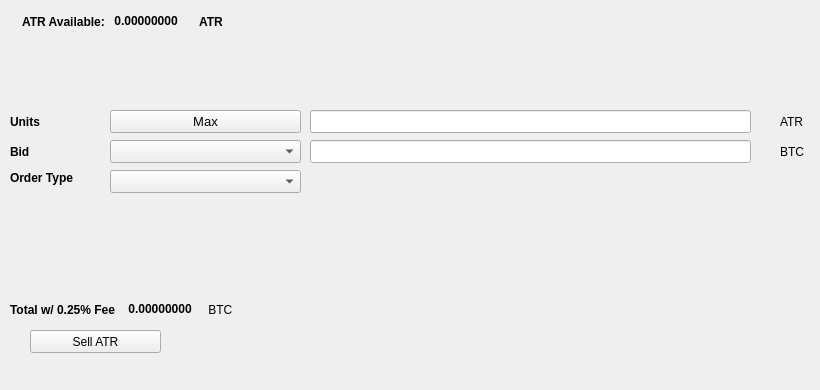
   <widget class="QWidget" name="SellTab">
    <attribute name="title">
     <string>Sell</string>
    </attribute>
    <widget class="QLabel" name="label_16">
     <property name="geometry">
      <rect>
       <x>780</x>
       <y>140</y>
       <width>31</width>
       <height>23</height>
      </rect>
     </property>
     <property name="text">
      <string>BTC</string>
     </property>
    </widget>
    <widget class="QComboBox" name="SellBidcomboBox">
     <property name="geometry">
      <rect>
       <x>110</x>
       <y>140</y>
       <width>191</width>
       <height>23</height>
      </rect>
     </property>
     <property name="font">
      <font>
       <pointsize>10</pointsize>
      </font>
     </property>
    </widget>
    <widget class="QLabel" name="label_18">
     <property name="geometry">
      <rect>
       <x>10</x>
       <y>110</y>
       <width>46</width>
       <height>23</height>
      </rect>
     </property>
     <property name="font">
      <font>
       <weight>75</weight>
       <bold>true</bold>
      </font>
     </property>
     <property name="text">
      <string>Units</string>
     </property>
    </widget>
    <widget class="QPushButton" name="Sell_Max_Amount">
     <property name="geometry">
      <rect>
       <x>110</x>
       <y>110</y>
       <width>191</width>
       <height>23</height>
      </rect>
     </property>
     <property name="font">
      <font>
       <pointsize>10</pointsize>
      </font>
     </property>
     <property name="text">
      <string>Max</string>
     </property>
    </widget>
    <widget class="QLabel" name="label_20">
     <property name="geometry">
      <rect>
       <x>10</x>
       <y>170</y>
       <width>91</width>
       <height>16</height>
      </rect>
     </property>
     <property name="font">
      <font>
       <weight>75</weight>
       <bold>true</bold>
      </font>
     </property>
     <property name="text">
      <string>Order Type</string>
     </property>
    </widget>
    <widget class="QComboBox" name="SellOrdertypeCombo">
     <property name="geometry">
      <rect>
       <x>110</x>
       <y>170</y>
       <width>191</width>
       <height>23</height>
      </rect>
     </property>
     <property name="font">
      <font>
       <pointsize>10</pointsize>
      </font>
     </property>
    </widget>
    <widget class="QLabel" name="label_21">
     <property name="geometry">
      <rect>
       <x>10</x>
       <y>140</y>
       <width>46</width>
       <height>23</height>
      </rect>
     </property>
     <property name="font">
      <font>
       <weight>75</weight>
       <bold>true</bold>
      </font>
     </property>
     <property name="text">
      <string>Bid</string>
     </property>
    </widget>
    <widget class="QLabel" name="label_22">
     <property name="geometry">
      <rect>
       <x>780</x>
       <y>110</y>
       <width>31</width>
       <height>23</height>
      </rect>
     </property>
     <property name="text">
      <string>ATR</string>
     </property>
    </widget>
    <widget class="QLineEdit" name="UnitsInputATR">
     <property name="geometry">
      <rect>
       <x>310</x>
       <y>110</y>
       <width>441</width>
       <height>23</height>
      </rect>
     </property>
     <property name="font">
      <font>
       <pointsize>9</pointsize>
       <weight>75</weight>
       <bold>true</bold>
      </font>
     </property>
    </widget>
    <widget class="QLineEdit" name="SellBidPriceEdit">
     <property name="geometry">
      <rect>
       <x>310</x>
       <y>140</y>
       <width>441</width>
       <height>23</height>
      </rect>
     </property>
     <property name="font">
      <font>
       <pointsize>9</pointsize>
       <weight>75</weight>
       <bold>true</bold>
      </font>
     </property>
    </widget>
    <widget class="QPushButton" name="SellATRBTN">
     <property name="geometry">
      <rect>
       <x>30</x>
       <y>330</y>
       <width>131</width>
       <height>23</height>
      </rect>
     </property>
     <property name="text">
      <string>Sell ATR</string>
     </property>
     <property name="icon">
      <iconset resource="../Altair">
       <normaloff>:/icons/bitcoin</normaloff>:/icons/bitcoin</iconset>
     </property>
    </widget>
    <widget class="QWidget" name="layoutWidget3">
     <property name="geometry">
      <rect>
       <x>22</x>
       <y>12</y>
       <width>258</width>
       <height>19</height>
      </rect>
     </property>
     <layout class="QHBoxLayout" name="horizontalLayout">
      <item>
       <widget class="QLabel" name="label232_2">
        <property name="font">
         <font>
          <weight>75</weight>
          <bold>true</bold>
         </font>
        </property>
        <property name="text">
         <string>ATR Available:</string>
        </property>
       </widget>
      </item>
      <item>
       <widget class="QLabel" name="ATRAvailableLabel">
        <property name="palette">
         <palette>
          <active>
           <colorrole role="WindowText">
            <brush brushstyle="SolidPattern">
             <color alpha="255">
              <red>0</red>
              <green>0</green>
              <blue>0</blue>
             </color>
            </brush>
           </colorrole>
           <colorrole role="Button">
            <brush brushstyle="SolidPattern">
             <color alpha="255">
              <red>0</red>
              <green>170</green>
              <blue>0</blue>
             </color>
            </brush>
           </colorrole>
           <colorrole role="Light">
            <brush brushstyle="SolidPattern">
             <color alpha="255">
              <red>0</red>
              <green>255</green>
              <blue>0</blue>
             </color>
            </brush>
           </colorrole>
           <colorrole role="Midlight">
            <brush brushstyle="SolidPattern">
             <color alpha="255">
              <red>0</red>
              <green>212</green>
              <blue>0</blue>
             </color>
            </brush>
           </colorrole>
           <colorrole role="Dark">
            <brush brushstyle="SolidPattern">
             <color alpha="255">
              <red>0</red>
              <green>85</green>
              <blue>0</blue>
             </color>
            </brush>
           </colorrole>
           <colorrole role="Mid">
            <brush brushstyle="SolidPattern">
             <color alpha="255">
              <red>0</red>
              <green>113</green>
              <blue>0</blue>
             </color>
            </brush>
           </colorrole>
           <colorrole role="Text">
            <brush brushstyle="SolidPattern">
             <color alpha="255">
              <red>0</red>
              <green>170</green>
              <blue>0</blue>
             </color>
            </brush>
           </colorrole>
           <colorrole role="BrightText">
            <brush brushstyle="SolidPattern">
             <color alpha="255">
              <red>255</red>
              <green>255</green>
              <blue>255</blue>
             </color>
            </brush>
           </colorrole>
           <colorrole role="ButtonText">
            <brush brushstyle="SolidPattern">
             <color alpha="255">
              <red>0</red>
              <green>0</green>
              <blue>0</blue>
             </color>
            </brush>
           </colorrole>
           <colorrole role="Base">
            <brush brushstyle="SolidPattern">
             <color alpha="255">
              <red>255</red>
              <green>255</green>
              <blue>255</blue>
             </color>
            </brush>
           </colorrole>
           <colorrole role="Window">
            <brush brushstyle="SolidPattern">
             <color alpha="255">
              <red>0</red>
              <green>170</green>
              <blue>0</blue>
             </color>
            </brush>
           </colorrole>
           <colorrole role="Shadow">
            <brush brushstyle="SolidPattern">
             <color alpha="255">
              <red>0</red>
              <green>0</green>
              <blue>0</blue>
             </color>
            </brush>
           </colorrole>
           <colorrole role="AlternateBase">
            <brush brushstyle="SolidPattern">
             <color alpha="255">
              <red>127</red>
              <green>212</green>
              <blue>127</blue>
             </color>
            </brush>
           </colorrole>
           <colorrole role="ToolTipBase">
            <brush brushstyle="SolidPattern">
             <color alpha="255">
              <red>255</red>
              <green>255</green>
              <blue>220</blue>
             </color>
            </brush>
           </colorrole>
           <colorrole role="ToolTipText">
            <brush brushstyle="SolidPattern">
             <color alpha="255">
              <red>0</red>
              <green>0</green>
              <blue>0</blue>
             </color>
            </brush>
           </colorrole>
          </active>
          <inactive>
           <colorrole role="WindowText">
            <brush brushstyle="SolidPattern">
             <color alpha="255">
              <red>0</red>
              <green>0</green>
              <blue>0</blue>
             </color>
            </brush>
           </colorrole>
           <colorrole role="Button">
            <brush brushstyle="SolidPattern">
             <color alpha="255">
              <red>0</red>
              <green>170</green>
              <blue>0</blue>
             </color>
            </brush>
           </colorrole>
           <colorrole role="Light">
            <brush brushstyle="SolidPattern">
             <color alpha="255">
              <red>0</red>
              <green>255</green>
              <blue>0</blue>
             </color>
            </brush>
           </colorrole>
           <colorrole role="Midlight">
            <brush brushstyle="SolidPattern">
             <color alpha="255">
              <red>0</red>
              <green>212</green>
              <blue>0</blue>
             </color>
            </brush>
           </colorrole>
           <colorrole role="Dark">
            <brush brushstyle="SolidPattern">
             <color alpha="255">
              <red>0</red>
              <green>85</green>
              <blue>0</blue>
             </color>
            </brush>
           </colorrole>
           <colorrole role="Mid">
            <brush brushstyle="SolidPattern">
             <color alpha="255">
              <red>0</red>
              <green>113</green>
              <blue>0</blue>
             </color>
            </brush>
           </colorrole>
           <colorrole role="Text">
            <brush brushstyle="SolidPattern">
             <color alpha="255">
              <red>0</red>
              <green>170</green>
              <blue>0</blue>
             </color>
            </brush>
           </colorrole>
           <colorrole role="BrightText">
            <brush brushstyle="SolidPattern">
             <color alpha="255">
              <red>255</red>
              <green>255</green>
              <blue>255</blue>
             </color>
            </brush>
           </colorrole>
           <colorrole role="ButtonText">
            <brush brushstyle="SolidPattern">
             <color alpha="255">
              <red>0</red>
              <green>0</green>
              <blue>0</blue>
             </color>
            </brush>
           </colorrole>
           <colorrole role="Base">
            <brush brushstyle="SolidPattern">
             <color alpha="255">
              <red>255</red>
              <green>255</green>
              <blue>255</blue>
             </color>
            </brush>
           </colorrole>
           <colorrole role="Window">
            <brush brushstyle="SolidPattern">
             <color alpha="255">
              <red>0</red>
              <green>170</green>
              <blue>0</blue>
             </color>
            </brush>
           </colorrole>
           <colorrole role="Shadow">
            <brush brushstyle="SolidPattern">
             <color alpha="255">
              <red>0</red>
              <green>0</green>
              <blue>0</blue>
             </color>
            </brush>
           </colorrole>
           <colorrole role="AlternateBase">
            <brush brushstyle="SolidPattern">
             <color alpha="255">
              <red>127</red>
              <green>212</green>
              <blue>127</blue>
             </color>
            </brush>
           </colorrole>
           <colorrole role="ToolTipBase">
            <brush brushstyle="SolidPattern">
             <color alpha="255">
              <red>255</red>
              <green>255</green>
              <blue>220</blue>
             </color>
            </brush>
           </colorrole>
           <colorrole role="ToolTipText">
            <brush brushstyle="SolidPattern">
             <color alpha="255">
              <red>0</red>
              <green>0</green>
              <blue>0</blue>
             </color>
            </brush>
           </colorrole>
          </inactive>
          <disabled>
           <colorrole role="WindowText">
            <brush brushstyle="SolidPattern">
             <color alpha="255">
              <red>0</red>
              <green>85</green>
              <blue>0</blue>
             </color>
            </brush>
           </colorrole>
           <colorrole role="Button">
            <brush brushstyle="SolidPattern">
             <color alpha="255">
              <red>0</red>
              <green>170</green>
              <blue>0</blue>
             </color>
            </brush>
           </colorrole>
           <colorrole role="Light">
            <brush brushstyle="SolidPattern">
             <color alpha="255">
              <red>0</red>
              <green>255</green>
              <blue>0</blue>
             </color>
            </brush>
           </colorrole>
           <colorrole role="Midlight">
            <brush brushstyle="SolidPattern">
             <color alpha="255">
              <red>0</red>
              <green>212</green>
              <blue>0</blue>
             </color>
            </brush>
           </colorrole>
           <colorrole role="Dark">
            <brush brushstyle="SolidPattern">
             <color alpha="255">
              <red>0</red>
              <green>85</green>
              <blue>0</blue>
             </color>
            </brush>
           </colorrole>
           <colorrole role="Mid">
            <brush brushstyle="SolidPattern">
             <color alpha="255">
              <red>0</red>
              <green>113</green>
              <blue>0</blue>
             </color>
            </brush>
           </colorrole>
           <colorrole role="Text">
            <brush brushstyle="SolidPattern">
             <color alpha="255">
              <red>0</red>
              <green>85</green>
              <blue>0</blue>
             </color>
            </brush>
           </colorrole>
           <colorrole role="BrightText">
            <brush brushstyle="SolidPattern">
             <color alpha="255">
              <red>255</red>
              <green>255</green>
              <blue>255</blue>
             </color>
            </brush>
           </colorrole>
           <colorrole role="ButtonText">
            <brush brushstyle="SolidPattern">
             <color alpha="255">
              <red>0</red>
              <green>85</green>
              <blue>0</blue>
             </color>
            </brush>
           </colorrole>
           <colorrole role="Base">
            <brush brushstyle="SolidPattern">
             <color alpha="255">
              <red>0</red>
              <green>170</green>
              <blue>0</blue>
             </color>
            </brush>
           </colorrole>
           <colorrole role="Window">
            <brush brushstyle="SolidPattern">
             <color alpha="255">
              <red>0</red>
              <green>170</green>
              <blue>0</blue>
             </color>
            </brush>
           </colorrole>
           <colorrole role="Shadow">
            <brush brushstyle="SolidPattern">
             <color alpha="255">
              <red>0</red>
              <green>0</green>
              <blue>0</blue>
             </color>
            </brush>
           </colorrole>
           <colorrole role="AlternateBase">
            <brush brushstyle="SolidPattern">
             <color alpha="255">
              <red>0</red>
              <green>170</green>
              <blue>0</blue>
             </color>
            </brush>
           </colorrole>
           <colorrole role="ToolTipBase">
            <brush brushstyle="SolidPattern">
             <color alpha="255">
              <red>255</red>
              <green>255</green>
              <blue>220</blue>
             </color>
            </brush>
           </colorrole>
           <colorrole role="ToolTipText">
            <brush brushstyle="SolidPattern">
             <color alpha="255">
              <red>0</red>
              <green>0</green>
              <blue>0</blue>
             </color>
            </brush>
           </colorrole>
          </disabled>
         </palette>
        </property>
        <property name="font">
         <font>
          <weight>75</weight>
          <bold>true</bold>
         </font>
        </property>
        <property name="text">
         <string> 0.00000000 </string>
        </property>
        <property name="textInteractionFlags">
         <set>Qt::LinksAccessibleByMouse|Qt::TextSelectableByKeyboard|Qt::TextSelectableByMouse</set>
        </property>
       </widget>
      </item>
      <item>
       <widget class="QLabel" name="labelATR">
        <property name="font">
         <font>
          <weight>75</weight>
          <bold>true</bold>
         </font>
        </property>
        <property name="text">
         <string>ATR</string>
        </property>
       </widget>
      </item>
     </layout>
    </widget>
    <widget class="QWidget" name="layoutWidget">
     <property name="geometry">
      <rect>
       <x>10</x>
       <y>300</y>
       <width>268</width>
       <height>19</height>
      </rect>
     </property>
     <layout class="QHBoxLayout" name="horizontalLayout_2">
      <item>
       <widget class="QLabel" name="label_19">
        <property name="font">
         <font>
          <weight>75</weight>
          <bold>true</bold>
         </font>
        </property>
        <property name="text">
         <string>Total w/ 0.25% Fee </string>
        </property>
       </widget>
      </item>
      <item>
       <widget class="QLabel" name="SellCostLabel">
        <property name="palette">
         <palette>
          <active>
           <colorrole role="WindowText">
            <brush brushstyle="SolidPattern">
             <color alpha="255">
              <red>0</red>
              <green>0</green>
              <blue>0</blue>
             </color>
            </brush>
           </colorrole>
           <colorrole role="Button">
            <brush brushstyle="SolidPattern">
             <color alpha="255">
              <red>0</red>
              <green>170</green>
              <blue>0</blue>
             </color>
            </brush>
           </colorrole>
           <colorrole role="Light">
            <brush brushstyle="SolidPattern">
             <color alpha="255">
              <red>0</red>
              <green>255</green>
              <blue>0</blue>
             </color>
            </brush>
           </colorrole>
           <colorrole role="Midlight">
            <brush brushstyle="SolidPattern">
             <color alpha="255">
              <red>0</red>
              <green>212</green>
              <blue>0</blue>
             </color>
            </brush>
           </colorrole>
           <colorrole role="Dark">
            <brush brushstyle="SolidPattern">
             <color alpha="255">
              <red>0</red>
              <green>85</green>
              <blue>0</blue>
             </color>
            </brush>
           </colorrole>
           <colorrole role="Mid">
            <brush brushstyle="SolidPattern">
             <color alpha="255">
              <red>0</red>
              <green>113</green>
              <blue>0</blue>
             </color>
            </brush>
           </colorrole>
           <colorrole role="Text">
            <brush brushstyle="SolidPattern">
             <color alpha="255">
              <red>0</red>
              <green>170</green>
              <blue>0</blue>
             </color>
            </brush>
           </colorrole>
           <colorrole role="BrightText">
            <brush brushstyle="SolidPattern">
             <color alpha="255">
              <red>255</red>
              <green>255</green>
              <blue>255</blue>
             </color>
            </brush>
           </colorrole>
           <colorrole role="ButtonText">
            <brush brushstyle="SolidPattern">
             <color alpha="255">
              <red>0</red>
              <green>0</green>
              <blue>0</blue>
             </color>
            </brush>
           </colorrole>
           <colorrole role="Base">
            <brush brushstyle="SolidPattern">
             <color alpha="255">
              <red>255</red>
              <green>255</green>
              <blue>255</blue>
             </color>
            </brush>
           </colorrole>
           <colorrole role="Window">
            <brush brushstyle="SolidPattern">
             <color alpha="255">
              <red>0</red>
              <green>170</green>
              <blue>0</blue>
             </color>
            </brush>
           </colorrole>
           <colorrole role="Shadow">
            <brush brushstyle="SolidPattern">
             <color alpha="255">
              <red>0</red>
              <green>0</green>
              <blue>0</blue>
             </color>
            </brush>
           </colorrole>
           <colorrole role="AlternateBase">
            <brush brushstyle="SolidPattern">
             <color alpha="255">
              <red>127</red>
              <green>212</green>
              <blue>127</blue>
             </color>
            </brush>
           </colorrole>
           <colorrole role="ToolTipBase">
            <brush brushstyle="SolidPattern">
             <color alpha="255">
              <red>255</red>
              <green>255</green>
              <blue>220</blue>
             </color>
            </brush>
           </colorrole>
           <colorrole role="ToolTipText">
            <brush brushstyle="SolidPattern">
             <color alpha="255">
              <red>0</red>
              <green>0</green>
              <blue>0</blue>
             </color>
            </brush>
           </colorrole>
          </active>
          <inactive>
           <colorrole role="WindowText">
            <brush brushstyle="SolidPattern">
             <color alpha="255">
              <red>0</red>
              <green>0</green>
              <blue>0</blue>
             </color>
            </brush>
           </colorrole>
           <colorrole role="Button">
            <brush brushstyle="SolidPattern">
             <color alpha="255">
              <red>0</red>
              <green>170</green>
              <blue>0</blue>
             </color>
            </brush>
           </colorrole>
           <colorrole role="Light">
            <brush brushstyle="SolidPattern">
             <color alpha="255">
              <red>0</red>
              <green>255</green>
              <blue>0</blue>
             </color>
            </brush>
           </colorrole>
           <colorrole role="Midlight">
            <brush brushstyle="SolidPattern">
             <color alpha="255">
              <red>0</red>
              <green>212</green>
              <blue>0</blue>
             </color>
            </brush>
           </colorrole>
           <colorrole role="Dark">
            <brush brushstyle="SolidPattern">
             <color alpha="255">
              <red>0</red>
              <green>85</green>
              <blue>0</blue>
             </color>
            </brush>
           </colorrole>
           <colorrole role="Mid">
            <brush brushstyle="SolidPattern">
             <color alpha="255">
              <red>0</red>
              <green>113</green>
              <blue>0</blue>
             </color>
            </brush>
           </colorrole>
           <colorrole role="Text">
            <brush brushstyle="SolidPattern">
             <color alpha="255">
              <red>0</red>
              <green>170</green>
              <blue>0</blue>
             </color>
            </brush>
           </colorrole>
           <colorrole role="BrightText">
            <brush brushstyle="SolidPattern">
             <color alpha="255">
              <red>255</red>
              <green>255</green>
              <blue>255</blue>
             </color>
            </brush>
           </colorrole>
           <colorrole role="ButtonText">
            <brush brushstyle="SolidPattern">
             <color alpha="255">
              <red>0</red>
              <green>0</green>
              <blue>0</blue>
             </color>
            </brush>
           </colorrole>
           <colorrole role="Base">
            <brush brushstyle="SolidPattern">
             <color alpha="255">
              <red>255</red>
              <green>255</green>
              <blue>255</blue>
             </color>
            </brush>
           </colorrole>
           <colorrole role="Window">
            <brush brushstyle="SolidPattern">
             <color alpha="255">
              <red>0</red>
              <green>170</green>
              <blue>0</blue>
             </color>
            </brush>
           </colorrole>
           <colorrole role="Shadow">
            <brush brushstyle="SolidPattern">
             <color alpha="255">
              <red>0</red>
              <green>0</green>
              <blue>0</blue>
             </color>
            </brush>
           </colorrole>
           <colorrole role="AlternateBase">
            <brush brushstyle="SolidPattern">
             <color alpha="255">
              <red>127</red>
              <green>212</green>
              <blue>127</blue>
             </color>
            </brush>
           </colorrole>
           <colorrole role="ToolTipBase">
            <brush brushstyle="SolidPattern">
             <color alpha="255">
              <red>255</red>
              <green>255</green>
              <blue>220</blue>
             </color>
            </brush>
           </colorrole>
           <colorrole role="ToolTipText">
            <brush brushstyle="SolidPattern">
             <color alpha="255">
              <red>0</red>
              <green>0</green>
              <blue>0</blue>
             </color>
            </brush>
           </colorrole>
          </inactive>
          <disabled>
           <colorrole role="WindowText">
            <brush brushstyle="SolidPattern">
             <color alpha="255">
              <red>0</red>
              <green>85</green>
              <blue>0</blue>
             </color>
            </brush>
           </colorrole>
           <colorrole role="Button">
            <brush brushstyle="SolidPattern">
             <color alpha="255">
              <red>0</red>
              <green>170</green>
              <blue>0</blue>
             </color>
            </brush>
           </colorrole>
           <colorrole role="Light">
            <brush brushstyle="SolidPattern">
             <color alpha="255">
              <red>0</red>
              <green>255</green>
              <blue>0</blue>
             </color>
            </brush>
           </colorrole>
           <colorrole role="Midlight">
            <brush brushstyle="SolidPattern">
             <color alpha="255">
              <red>0</red>
              <green>212</green>
              <blue>0</blue>
             </color>
            </brush>
           </colorrole>
           <colorrole role="Dark">
            <brush brushstyle="SolidPattern">
             <color alpha="255">
              <red>0</red>
              <green>85</green>
              <blue>0</blue>
             </color>
            </brush>
           </colorrole>
           <colorrole role="Mid">
            <brush brushstyle="SolidPattern">
             <color alpha="255">
              <red>0</red>
              <green>113</green>
              <blue>0</blue>
             </color>
            </brush>
           </colorrole>
           <colorrole role="Text">
            <brush brushstyle="SolidPattern">
             <color alpha="255">
              <red>0</red>
              <green>85</green>
              <blue>0</blue>
             </color>
            </brush>
           </colorrole>
           <colorrole role="BrightText">
            <brush brushstyle="SolidPattern">
             <color alpha="255">
              <red>255</red>
              <green>255</green>
              <blue>255</blue>
             </color>
            </brush>
           </colorrole>
           <colorrole role="ButtonText">
            <brush brushstyle="SolidPattern">
             <color alpha="255">
              <red>0</red>
              <green>85</green>
              <blue>0</blue>
             </color>
            </brush>
           </colorrole>
           <colorrole role="Base">
            <brush brushstyle="SolidPattern">
             <color alpha="255">
              <red>0</red>
              <green>170</green>
              <blue>0</blue>
             </color>
            </brush>
           </colorrole>
           <colorrole role="Window">
            <brush brushstyle="SolidPattern">
             <color alpha="255">
              <red>0</red>
              <green>170</green>
              <blue>0</blue>
             </color>
            </brush>
           </colorrole>
           <colorrole role="Shadow">
            <brush brushstyle="SolidPattern">
             <color alpha="255">
              <red>0</red>
              <green>0</green>
              <blue>0</blue>
             </color>
            </brush>
           </colorrole>
           <colorrole role="AlternateBase">
            <brush brushstyle="SolidPattern">
             <color alpha="255">
              <red>0</red>
              <green>170</green>
              <blue>0</blue>
             </color>
            </brush>
           </colorrole>
           <colorrole role="ToolTipBase">
            <brush brushstyle="SolidPattern">
             <color alpha="255">
              <red>255</red>
              <green>255</green>
              <blue>220</blue>
             </color>
            </brush>
           </colorrole>
           <colorrole role="ToolTipText">
            <brush brushstyle="SolidPattern">
             <color alpha="255">
              <red>0</red>
              <green>0</green>
              <blue>0</blue>
             </color>
            </brush>
           </colorrole>
          </disabled>
         </palette>
        </property>
        <property name="font">
         <font>
          <weight>75</weight>
          <bold>true</bold>
         </font>
        </property>
        <property name="autoFillBackground">
         <bool>false</bool>
        </property>
        <property name="text">
         <string> 0.00000000</string>
        </property>
        <property name="textInteractionFlags">
         <set>Qt::LinksAccessibleByMouse|Qt::TextSelectableByMouse</set>
        </property>
       </widget>
      </item>
      <item>
       <widget class="QLabel" name="label_17">
        <property name="font">
         <font>
          <weight>50</weight>
          <bold>false</bold>
         </font>
        </property>
        <property name="text">
         <string> BTC</string>
        </property>
       </widget>
      </item>
     </layout>
    </widget>
    <widget class="QLabel" name="label_23">
     <property name="geometry">
      <rect>
       <x>460</x>
       <y>300</y>
       <width>281</width>
       <height>81</height>
      </rect>
     </property>
     <property name="text">
      <string/>
     </property>
     <property name="pixmap">
      <pixmap>:/images/bittrex</pixmap>
     </property>
    </widget>
   </widget>
